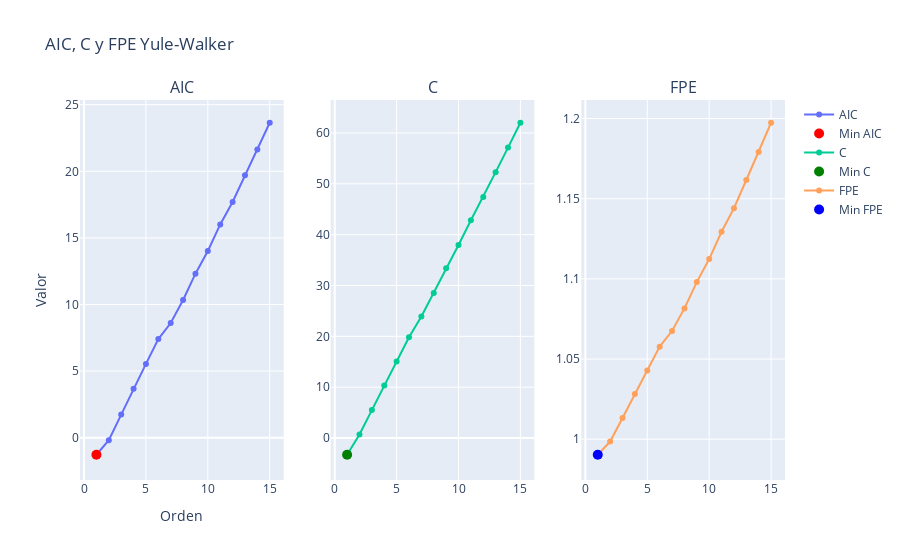
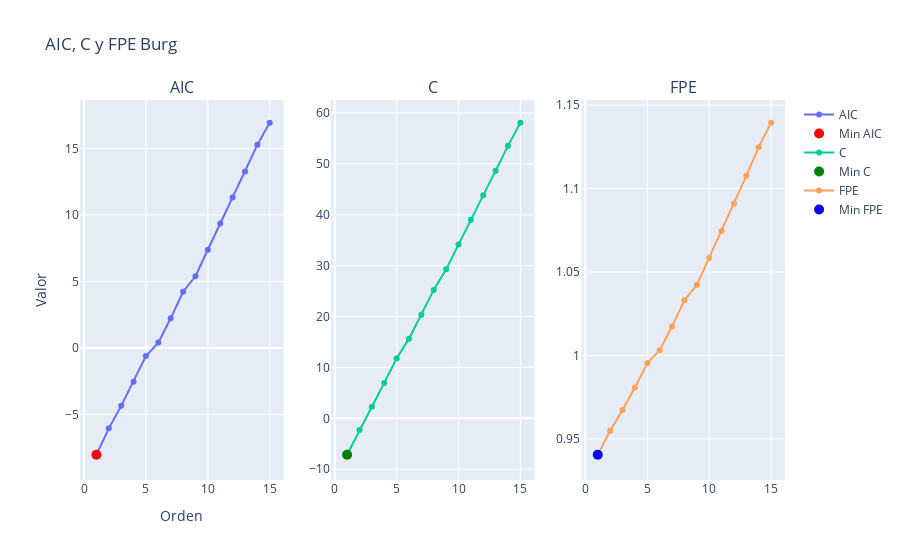

These figures' notebook cell, in order:
### Markdown cell above
### Selección del orden óptimo

Para el caso anterior, elija el orden óptimo el método de Yule-Walker y el de Burg mediante los siguientes criterios:
- Criterio de información de Akike (spectrum.AIC)
- Criterio de la longitud mínima de descripción (spectrum.MDL)
- Criterio del error de predicción final de Akike (spectrum.FPE)

El valor de $\epsilon_p$ viene dado por la potencia del ruido blanco, que se obtiene como 2º parámetro en las estimaciones de los parámetros AR. Podéis consultar la ayuda en [spectrum](https://pyspectrum.readthedocs.io/)

### Code cell
import numpy as np  # Importar la biblioteca numpy para manejo de arrays y funciones matemáticas
import plotly.graph_objects as go  # Importar plotly para crear gráficos interactivos
from scipy import signal  # Importar signal de scipy para procesamiento de señales
from plotly.subplots import make_subplots  # Importar make_subplots para crear subgráficos
import spectrum  # Importar la biblioteca spectrum para análisis espectral

# Generar la señal x(n)
np.random.seed(120)  # Fijar la semilla para reproducibilidad
n = np.arange(0, 132)  # Crear un array de 0 a 131
w = np.random.normal(0, 1, len(n))  # Generar ruido blanco con media 0 y desviación estándar 1
x = w  # Asignar el ruido blanco a x
aCoef = [1, -2.7377, 3.7476, -2.6293, 0.9224] # Coeficientes del filtro AR (AutoRegresivo)
z = signal.lfilter([1], aCoef, w)  # Aplicar el filtro AR a la señal x

# Inicializar listas para almacenar los valores de AIC, C y FPE
AIC = []
C = []
FPE = []

# Calcular los coeficientes AR y los criterios para cada orden de modelo
for o in range(15):
    a, rho, _ = spectrum.aryule(x, o)  # Estimar los coeficientes AR usando el método de Yule-Walker
    N = len(x)
    AIC.append(spectrum.AIC(N, rho, o))  # Calcular el criterio AIC
    C.append(spectrum.MDL(N, rho, o))  # Calcular el criterio MDL
    FPE.append(spectrum.FPE(N, rho, o))  # Calcular el criterio FPE

# Encontrar las posiciones de los valores mínimos
min_AIC_pos = AIC.index(min(AIC))
min_C_pos = C.index(min(C))
min_FPE_pos = FPE.index(min(FPE))

# Crear subgráficos
fig = make_subplots(rows=1, cols=3, subplot_titles=("AIC", "C", "FPE"))

# Añadir trazas para AIC
fig.add_trace(
    go.Scatter(x=list(range(1, 16)), y=AIC, mode="lines+markers", name="AIC"),
    row=1,
    col=1,
)
fig.add_trace(
    go.Scatter(
        x=[min_AIC_pos + 1],
        y=[AIC[min_AIC_pos]],
        mode="markers",
        marker=dict(color="red", size=10),
        name="Min AIC",
    ),
    row=1,
    col=1,
)

# Añadir trazas para C
fig.add_trace(
    go.Scatter(x=list(range(1, 16)), y=C, mode="lines+markers", name="C"), row=1, col=2
)
fig.add_trace(
    go.Scatter(
        x=[min_C_pos + 1],
        y=[C[min_C_pos]],
        mode="markers",
        marker=dict(color="green", size=10),
        name="Min C",
    ),
    row=1,
    col=2,
)

# Añadir trazas para FPE
fig.add_trace(
    go.Scatter(x=list(range(1, 16)), y=FPE, mode="lines+markers", name="FPE"),
    row=1,
    col=3,
)
fig.add_trace(
    go.Scatter(
        x=[min_FPE_pos + 1],
        y=[FPE[min_FPE_pos]],
        mode="markers",
        marker=dict(color="blue", size=10),
        name="Min FPE",
    ),
    row=1,
    col=3,
)

# Actualizar el diseño
fig.update_layout(
    title="AIC, C y FPE Yule-Walker", xaxis_title="Orden", yaxis_title="Valor"
)

# Mostrar el gráfico
fig.show()

# Generar la señal x(n) nuevamente
np.random.seed(120)  # Fijar la semilla para reproducibilidad
n = np.arange(0, 131)  # Crear un array de 0 a 131
w = np.random.normal(0, 1, len(n)) # Generar ruido blanco con media 0 y desviación estándar 1
x = w  # Asignar el ruido blanco a x
aCoef = [1, -2.7377, 3.7476, -2.6293, 0.9224] # Coeficientes del filtro AR (AutoRegresivo)
z = signal.lfilter([1], aCoef, w)   # Aplicar el filtro AR a la señal x


# Inicializar listas para almacenar los valores de AIC, C y FPE
AIC = []
C = []
FPE = []

# Calcular los coeficientes AR y los criterios para cada orden de modelo
for o in range(1, 16):
    a, rho, _ = spectrum.aryule(x, o)  # Estimar los coeficientes AR usando el método de Yule-Walker
    N = len(x)
    AIC.append(spectrum.AIC(N, np.sum(rho), o))  # Calcular el criterio AIC
    C.append(spectrum.MDL(N, np.sum(rho), o))  # Calcular el criterio MDL
    FPE.append(spectrum.FPE(N, np.sum(rho), o))  # Calcular el criterio FPE


# Encontrar las posiciones de los valores mínimos
min_AIC_pos = AIC.index(min(AIC))
min_C_pos = C.index(min(C))
min_FPE_pos = FPE.index(min(FPE))

# Crear subgráficos
fig = make_subplots(rows=1, cols=3, subplot_titles=("AIC", "C", "FPE"))

# Añadir trazas para AIC
fig.add_trace(
    go.Scatter(x=list(range(1, 16)), y=AIC, mode="lines+markers", name="AIC"),
    row=1,
    col=1,
)
fig.add_trace(
    go.Scatter(
        x=[min_AIC_pos + 1],
        y=[AIC[min_AIC_pos]],
        mode="markers",
        marker=dict(color="red", size=10),
        name="Min AIC",
    ),
    row=1,
    col=1,
)

# Añadir trazas para C
fig.add_trace(
    go.Scatter(x=list(range(1, 16)), y=C, mode="lines+markers", name="C"), row=1, col=2
)
fig.add_trace(
    go.Scatter(
        x=[min_C_pos + 1],
        y=[C[min_C_pos]],
        mode="markers",
        marker=dict(color="green", size=10),
        name="Min C",
    ),
    row=1,
    col=2,
)

# Añadir trazas para FPE
fig.add_trace(
    go.Scatter(x=list(range(1, 16)), y=FPE, mode="lines+markers", name="FPE"),
    row=1,
    col=3,
)
fig.add_trace(
    go.Scatter(
        x=[min_FPE_pos + 1],
        y=[FPE[min_FPE_pos]],
        mode="markers",
        marker=dict(color="blue", size=10),
        name="Min FPE",
    ),
    row=1,
    col=3,
)

# Actualizar el diseño
fig.update_layout(title="AIC, C y FPE Burg", xaxis_title="Orden", yaxis_title="Valor")

# Mostrar el gráfico
fig.show()

### Figure 1 — Plotly figure (JSON) as saved in the notebook; plotly's stock layout.template omitted (floating-point values rounded to 4 significant figures)
{"data": [{"mode": "lines+markers", "name": "AIC", "type": "scatter", "x": [1, 2, 3, 4, 5, 6, 7, 8, 9, 10, 11, 12, 13, 14, 15], "xaxis": "x", "y": [-1.284, -0.1918, 1.734, 3.671, 5.537, 7.401, 8.607, 10.33, 12.31, 14.02, 16.01, 17.7, 19.7, 21.65, 23.65], "yaxis": "y"}, {"marker": {"color": "red", "size": 10}, "mode": "markers", "name": "Min AIC", "type": "scatter", "x": [1], "xaxis": "x", "y": [-1.284], "yaxis": "y"}, {"mode": "lines+markers", "name": "C", "type": "scatter", "x": [1, 2, 3, 4, 5, 6, 7, 8, 9, 10, 11, 12, 13, 14, 15], "xaxis": "x2", "y": [-3.284, 0.691, 5.499, 10.32, 15.07, 19.81, 23.9, 28.51, 33.38, 37.96, 42.84, 47.41, 52.29, 57.12, 62.01], "yaxis": "y2"}, {"marker": {"color": "green", "size": 10}, "mode": "markers", "name": "Min C", "type": "scatter", "x": [1], "xaxis": "x2", "y": [-3.284], "yaxis": "y2"}, {"mode": "lines+markers", "name": "FPE", "type": "scatter", "x": [1, 2, 3, 4, 5, 6, 7, 8, 9, 10, 11, 12, 13, 14, 15], "xaxis": "x3", "y": [0.9903, 0.9986, 1.013, 1.028, 1.043, 1.058, 1.067, 1.082, 1.098, 1.112, 1.129, 1.144, 1.162, 1.179, 1.197], "yaxis": "y3"}, {"marker": {"color": "blue", "size": 10}, "mode": "markers", "name": "Min FPE", "type": "scatter", "x": [1], "xaxis": "x3", "y": [0.9903], "yaxis": "y3"}], "layout": {"annotations": [{"font": {"size": 16}, "showarrow": false, "text": "AIC", "x": 0.1444, "xanchor": "center", "xref": "paper", "y": 1, "yanchor": "bottom", "yref": "paper"}, {"font": {"size": 16}, "showarrow": false, "text": "C", "x": 0.5, "xanchor": "center", "xref": "paper", "y": 1, "yanchor": "bottom", "yref": "paper"}, {"font": {"size": 16}, "showarrow": false, "text": "FPE", "x": 0.8556, "xanchor": "center", "xref": "paper", "y": 1, "yanchor": "bottom", "yref": "paper"}], "title": {"text": "AIC, C y FPE Yule-Walker"}, "xaxis": {"anchor": "y", "domain": [0, 0.2889], "title": {"text": "Orden"}}, "xaxis2": {"anchor": "y2", "domain": [0.3556, 0.6444]}, "xaxis3": {"anchor": "y3", "domain": [0.7111, 1]}, "yaxis": {"anchor": "x", "domain": [0, 1], "title": {"text": "Valor"}}, "yaxis2": {"anchor": "x2", "domain": [0, 1]}, "yaxis3": {"anchor": "x3", "domain": [0, 1]}}}

### Figure 2 — Plotly figure (JSON) as saved in the notebook; plotly's stock layout.template omitted (floating-point values rounded to 4 significant figures)
{"data": [{"mode": "lines+markers", "name": "AIC", "type": "scatter", "x": [1, 2, 3, 4, 5, 6, 7, 8, 9, 10, 11, 12, 13, 14, 15], "xaxis": "x", "y": [-8.029, -6.042, -4.353, -2.538, -0.6071, 0.4021, 2.229, 4.228, 5.388, 7.383, 9.358, 11.32, 13.28, 15.27, 16.93], "yaxis": "y"}, {"marker": {"color": "red", "size": 10}, "mode": "markers", "name": "Min AIC", "type": "scatter", "x": [1], "xaxis": "x", "y": [-8.029], "yaxis": "y"}, {"mode": "lines+markers", "name": "C", "type": "scatter", "x": [1, 2, 3, 4, 5, 6, 7, 8, 9, 10, 11, 12, 13, 14, 15], "xaxis": "x2", "y": [-7.153, -2.292, 2.273, 6.963, 11.77, 15.65, 20.36, 25.23, 29.27, 34.14, 38.98, 43.82, 48.65, 53.52, 58.06], "yaxis": "y2"}, {"marker": {"color": "green", "size": 10}, "mode": "markers", "name": "Min C", "type": "scatter", "x": [1], "xaxis": "x2", "y": [-7.153], "yaxis": "y2"}, {"mode": "lines+markers", "name": "FPE", "type": "scatter", "x": [1, 2, 3, 4, 5, 6, 7, 8, 9, 10, 11, 12, 13, 14, 15], "xaxis": "x3", "y": [0.9406, 0.9549, 0.9673, 0.9808, 0.9954, 1.003, 1.017, 1.033, 1.042, 1.058, 1.075, 1.091, 1.108, 1.125, 1.139], "yaxis": "y3"}, {"marker": {"color": "blue", "size": 10}, "mode": "markers", "name": "Min FPE", "type": "scatter", "x": [1], "xaxis": "x3", "y": [0.9406], "yaxis": "y3"}], "layout": {"annotations": [{"font": {"size": 16}, "showarrow": false, "text": "AIC", "x": 0.1444, "xanchor": "center", "xref": "paper", "y": 1, "yanchor": "bottom", "yref": "paper"}, {"font": {"size": 16}, "showarrow": false, "text": "C", "x": 0.5, "xanchor": "center", "xref": "paper", "y": 1, "yanchor": "bottom", "yref": "paper"}, {"font": {"size": 16}, "showarrow": false, "text": "FPE", "x": 0.8556, "xanchor": "center", "xref": "paper", "y": 1, "yanchor": "bottom", "yref": "paper"}], "title": {"text": "AIC, C y FPE Burg"}, "xaxis": {"anchor": "y", "domain": [0, 0.2889], "title": {"text": "Orden"}}, "xaxis2": {"anchor": "y2", "domain": [0.3556, 0.6444]}, "xaxis3": {"anchor": "y3", "domain": [0.7111, 1]}, "yaxis": {"anchor": "x", "domain": [0, 1], "title": {"text": "Valor"}}, "yaxis2": {"anchor": "x2", "domain": [0, 1]}, "yaxis3": {"anchor": "x3", "domain": [0, 1]}}}
